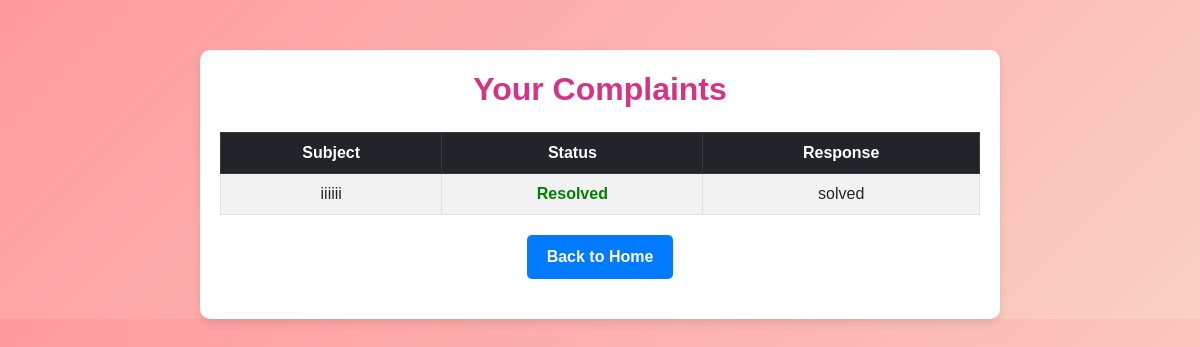
The app's page /home/list/ (signed in), older data.
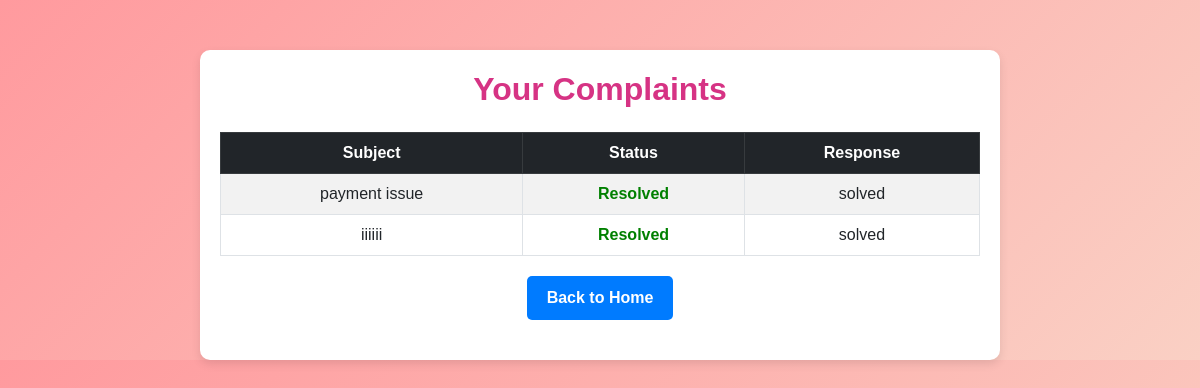
The same page, newer data.
### home/models.py (models this page shows, shortened)
class Complaint(models.Model):
    USER_TYPES = [
        ('donor', 'Donor'),
        ('organization', 'Organization'),
    ]
    user = models.ForeignKey(User, on_delete=models.CASCADE)
    user_type = models.CharField(max_length=20, choices=USER_TYPES)
    subject = models.CharField(max_length=255)
    message = models.TextField()
    response = models.TextField(blank=True, null=True)
    status = models.BooleanField(default=False)  # False means not responded yet
    created_at = models.DateTimeField(auto_now_add=True)

### home/views.py (the view)
# urls.py: path('list/', views.complaint_list, name='complaint_list'),
@login_required
def complaint_list(request):
    complaints = Complaint.objects.filter(user=request.user).order_by('-created_at')
    return render(request, 'complaint_list.html', {'complaints': complaints})

### templates/complaint_list.html (shortened to what this page needs)
{% load static %}
<!DOCTYPE html>
<html lang="en">
<head>
    <link rel="stylesheet" href="https://cdn.jsdelivr.net/npm/bootstrap@5.3.0/dist/css/bootstrap.min.css">
</head>
<body>
<div class="container">
    <h2>Your Complaints</h2>
    {% if complaints %}
    <table class="table table-bordered table-striped text-center mt-4">
        <thead class="table-dark">
            <tr>
                <th>Subject</th>
                <th>Status</th>
                <th>Response</th>
            </tr>
        </thead>
        <tbody>
            {% for complaint in complaints %}
            <tr>
                <td>{{ complaint.subject }}</td>
                <td>
                    {% if complaint.status %}
                        <span class="status-resolved">Resolved</span>
                    {% else %}
                        <span class="status-pending">Pending</span>
                    {% endif %}
                </td>
                <td>{{ complaint.response|default:"No response yet" }}</td>
            </tr>
            {% endfor %}
        </tbody>
    </table>
    {% else %}
    <p class="text-center text-danger fw-bold mt-4">No complaints submitted yet.</p>
    {% endif %}
    <a href="{% url 'donor' %}" class="btn-home">Back to Home</a>
</div>
</body>
</html>

Row changes from the older to the newer data that the page shows:
added Complaint: subject "payment issue", status "Resolved", response "solved"
